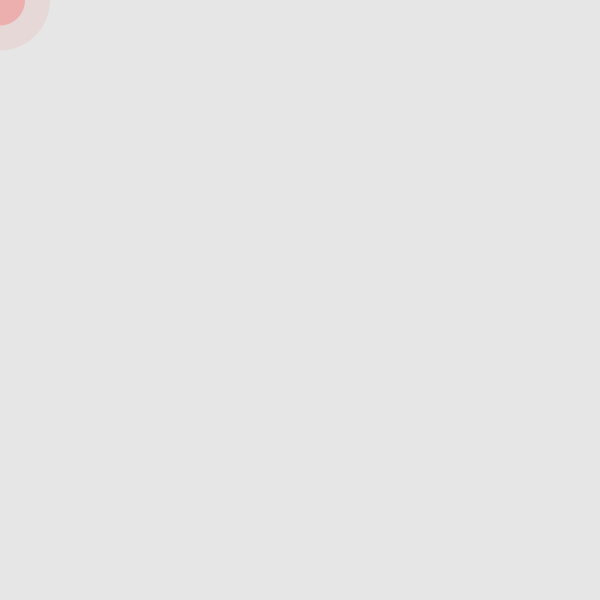
Frame 1 (no input)
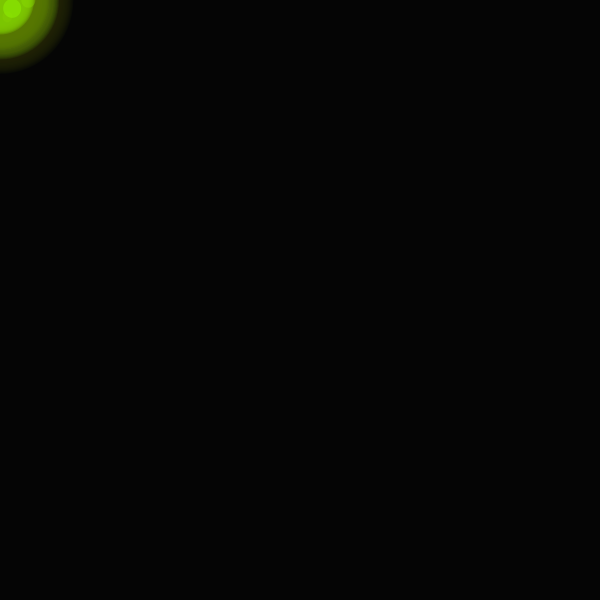
Frame 60 (the mouse pressed at the canvas centre just before this capture)
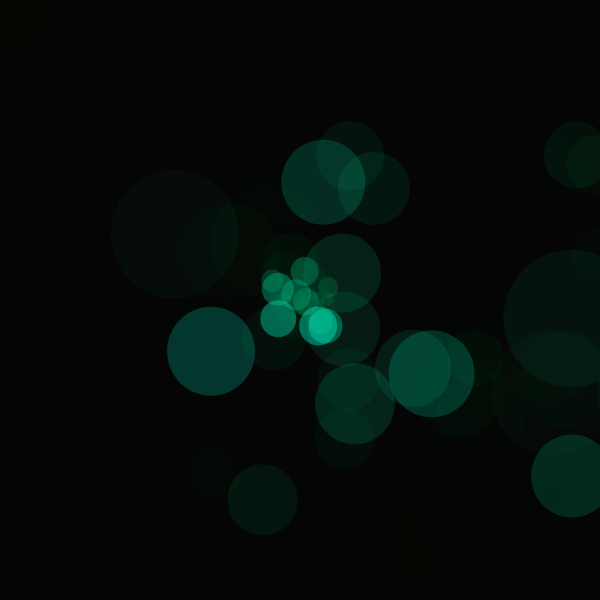
Frame 120 (the mouse held since frame 60 and released just before this capture)

The Processing sketch that drew these frames (run headless with seeded random() and noise(); from frame 60 on, the mouse is pressed at the canvas centre):

// Processing sketch: processing_63194
// ── processing_63194.pde

int col;
int tam;
int tam2;
int tam3;
void setup(){
noStroke();
    size(600,600);
    background(255);
   colorMode(HSB);
    col = 0;
tam = 0;
tam2 = 50;
tam3 = 100;
}
void draw(){
fill(0,25);
rect(0,0,width,height);
   col = (col+1) % 256;
         fill(col,255,255,15);
    ellipse( random(mouseX/4, mouseX*4) ,random(mouseY/4,mouseY*4), tam3++ , tam3++ );
      fill(col,255,255,50);
    ellipse( random(mouseX/2, mouseX*2) ,random(mouseY/2,mouseY*2), tam2++ , tam2++ );
    fill(col,255,255,100);
    ellipse( random(mouseX-30, mouseX+30) ,random(mouseY-30,mouseY+30), tam++ , tam++ );
if(tam >= 50){tam = 0;};
if(tam2 >= 100){tam2 = 50;};
if(tam3 >= 150){tam3 = 100;};
}
